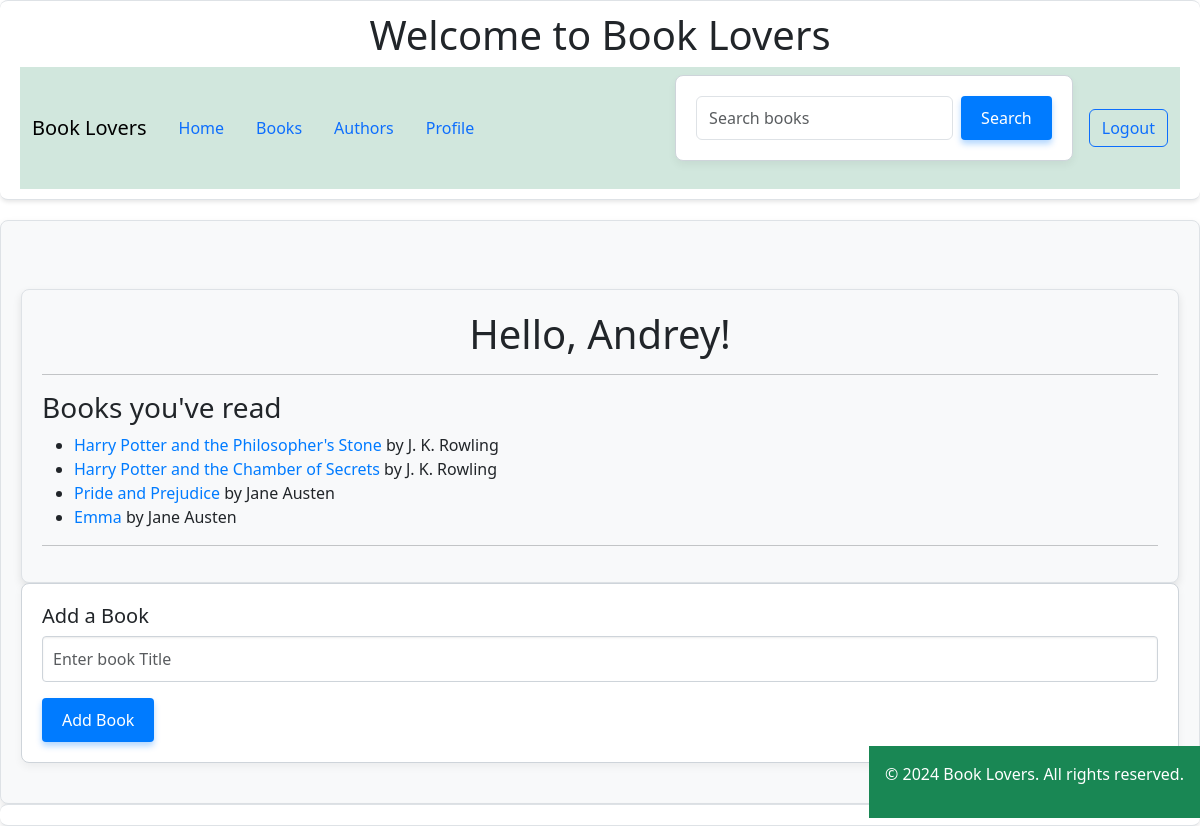
The app's page /profile/ (signed in) with its own data.
### book_check/models.py (models this page shows, shortened)
class Profile(models.Model):
    user = models.OneToOneField(settings.AUTH_USER_MODEL,
                                on_delete=models.CASCADE,
                                )
    read_books = models.ManyToManyField('Book', blank=True)

class Book(models.Model):
    title = models.CharField(max_length=200, verbose_name='Book name', db_index=True,)
    author = models.ForeignKey(Author, related_name='books', verbose_name='Author', on_delete=models.CASCADE)
    published_date = models.CharField(max_length=30, verbose_name='Originally published',)
    GENRES_TYPES = (
        (1, 'Classics'),
        (2, 'Action and Adventure'),
        (3, 'Fantasy'),
        (4, 'Horror'),
        (5, 'Novel'),
        (6, 'Historical Fiction'),
        (7, 'Dystopian'),
        (8, 'Detective and Mystery')
    )
    genres = models.IntegerField(verbose_name='Genres', choices=GENRES_TYPES,)
    description = models.TextField(verbose_name='Book description')
    cover_image = models.ImageField(upload_to='book_covers/', null=True, blank=True)

class Author(models.Model):
    name = models.CharField(max_length=255)
    biography = models.TextField(blank=True)
    date_of_birth = models.DateField(null=True, blank=True)
    date_of_death = models.DateField(null=True, blank=True)

### book_check/views.py (the view)
# urls.py: path('profile/', profile_view, name='profile'),
@login_required(login_url='/login/')
def profile_view(request):
    profile = request.user.profile
    read_books = profile.read_books.all()
    context = {
        'profile': profile,
        'read_books': read_books
    }
    return render(request, 'profile.html', context)

### templates/profile.html (shortened to what this page needs)
{% extends 'base.html' %}
{% load static %}
{% block content %}
<div class="container mt-5">
    <h1 class="text-center">Hello, {{ profile.user.username }}!</h1>
    <hr>
    <h3>Books you've read</h3>
    {% if read_books %}
        <ul>
            {% for book in read_books %}
                <li>
                    <a href="{% url 'book-detail' book.pk %}">{{ book.title }}</a> by {{ book.author.name }}
                </li>
            {% endfor %}
        </ul>
    {% else %}
        <p>You haven't added any books yet.</p>
    {% endif %}
    <hr>
</div>
<div>
    <form id="add-book-form" method="POST">
        <h5>Add a Book</h5>
        <div class="mb-3">
            <input type="text" id="book-title" name="book_title" class="form-control" placeholder="Enter book Title" required>
        </div>
        <button type="submit" class="btn btn-primary">Add Book</button>
    </form>
</div>
{% endblock %}

### static/style.css (style rules this page uses)
.container { max-width: 1200px; margin: 0 auto; padding: 20px; border: 1px solid #dee2e6; border-radius: 8px; background-color: #f8f9fa; box-shadow: 0 4px 8px rgba(0, 0, 0, 0.1); }
form { padding: 20px; margin-bottom: 20px; border: 1px solid #ced4da; border-radius: 8px; background-color: #ffffff; box-shadow: 0 4px 8px rgba(0, 0, 0, 0.05); }
form input[type="text"], form input[type="password"], form input[type="email"], form select, form textarea { width: 100%; padding: 10px; margin-bottom: 15px; border: 1px solid #ced4da; border-radius: 4px; box-shadow: inset 0 1px 2px rgba(0, 0, 0, 0.075); }
form button[type="submit"] { padding: 10px 20px; background-color: #007bff; border: none; border-radius: 4px; color: #ffffff; cursor: pointer; box-shadow: 0 4px 6px rgba(0, 123, 255, 0.3); }
a { color: #007bff; text-decoration: none; }

### templates/footer.html (style rules this page uses)
html, body { height: 100%; margin: 0; }

### records on screen
Profile: user.username "Andrey"
Book: title "Harry Potter and the Philosopher's Stone", author.name "J. K. Rowling"
Book: title "Harry Potter and the Chamber of Secrets", author.name "J. K. Rowling"
Book: title "Pride and Prejudice", author.name "Jane Austen"
Book: title "Emma", author.name "Jane Austen"
